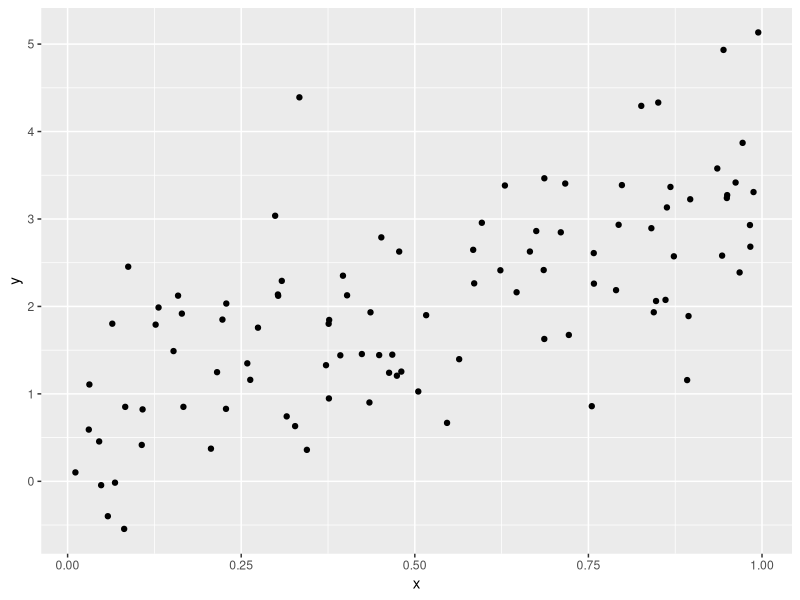

Reproduce this figure in R.
## ---- chunk 1
library(tidyverse)

plot_df=tibble(
  x=runif(100),
  y=1+2*x+rnorm(100)
  
)
plot_df|>
  ggplot(aes(x=x,y=y))+
  geom_point()
